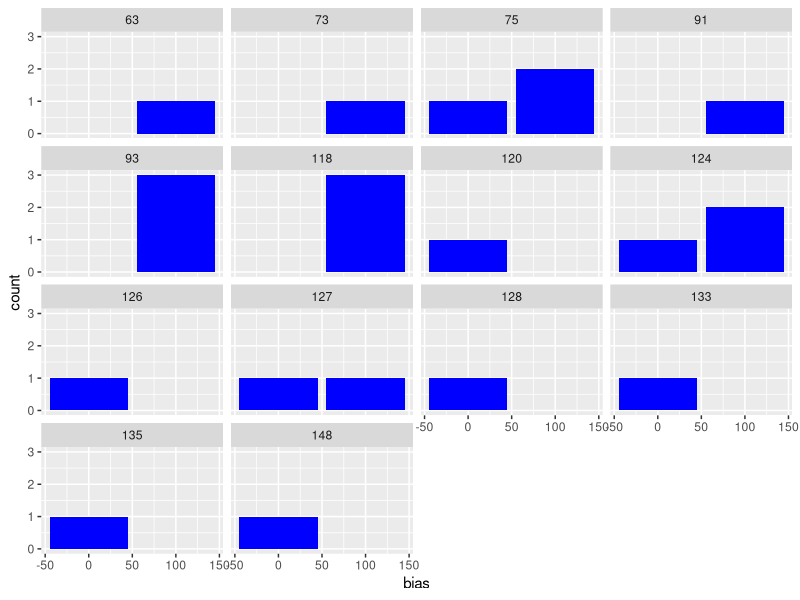
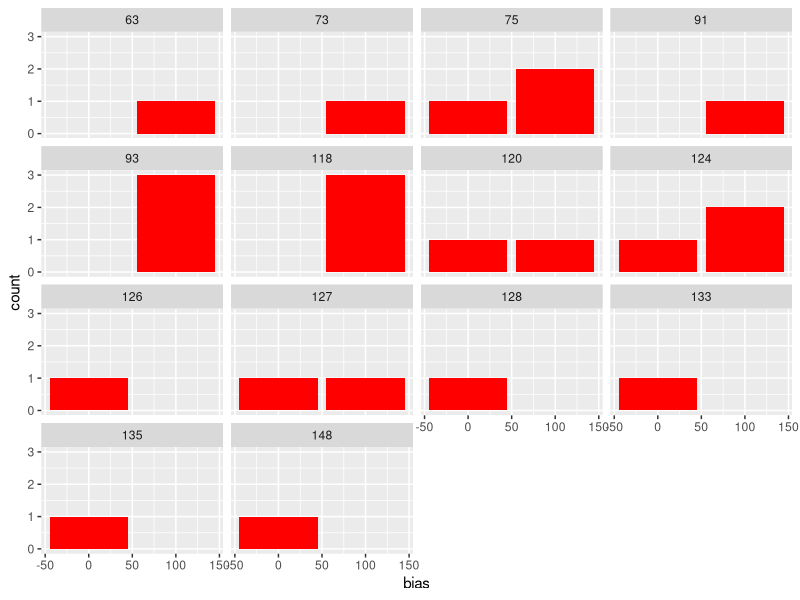
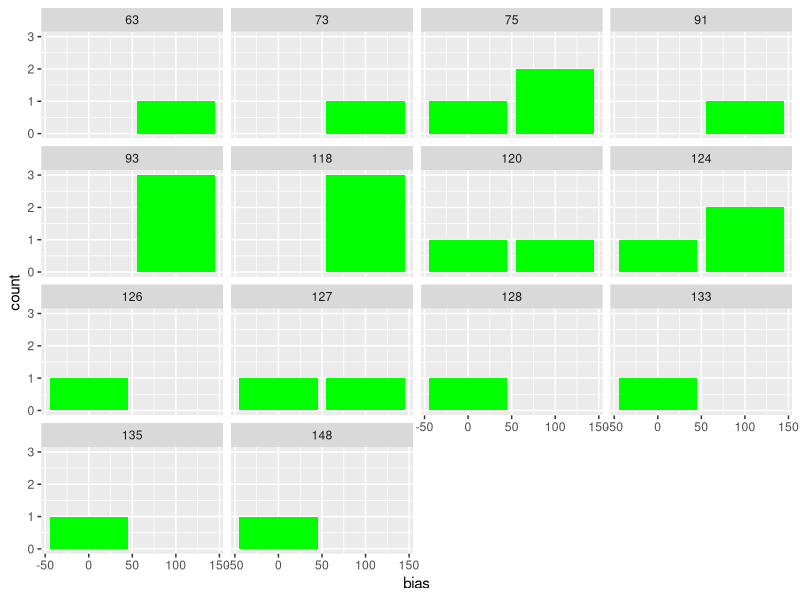
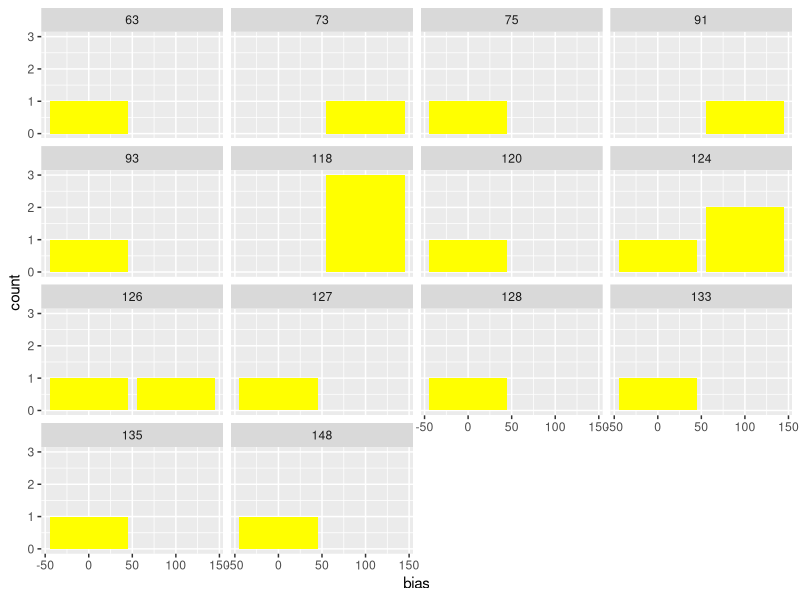
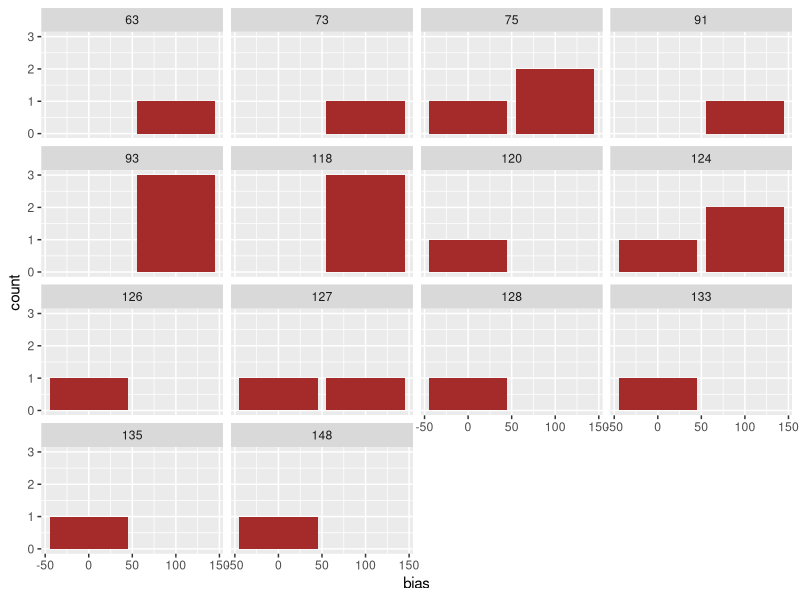

Generate these figures, in order, with R:
library(ggplot2)

b1 <- read.csv("bias1.txt")
jpeg("bias1.jpg",width=1080,height=1080)
ggplot(b1,aes(x=bias))+geom_bar(fill="blue")+facet_wrap(~line)
print(b1)
dev.off()

b2 <- read.csv("bias2.txt")
jpeg("bias2.jpg",width=1080,height=1080)
ggplot(b2,aes(x=bias))+geom_bar(fill="red")+facet_wrap(~line)
print(b2)
dev.off()

b3 <- read.csv("bias3.txt")
jpeg("bias3.jpg",width=1080,height=1080)
ggplot(b3,aes(x=bias))+geom_bar(fill="green")+facet_wrap(~line)
print(b3)
dev.off()

b4 <- read.csv("bias4.txt")
jpeg("bias4.jpg",width=1080,height=1080)
ggplot(b4,aes(x=bias))+geom_bar(fill="yellow")+facet_wrap(~line)
print(b4)
dev.off()

b5 <- read.csv("bias5.txt")
jpeg("bias5.jpg",width=1080,height=1080)
ggplot(b5,aes(x=bias))+geom_bar(fill="brown")+facet_wrap(~line)
print(b5)
dev.off()

q()

